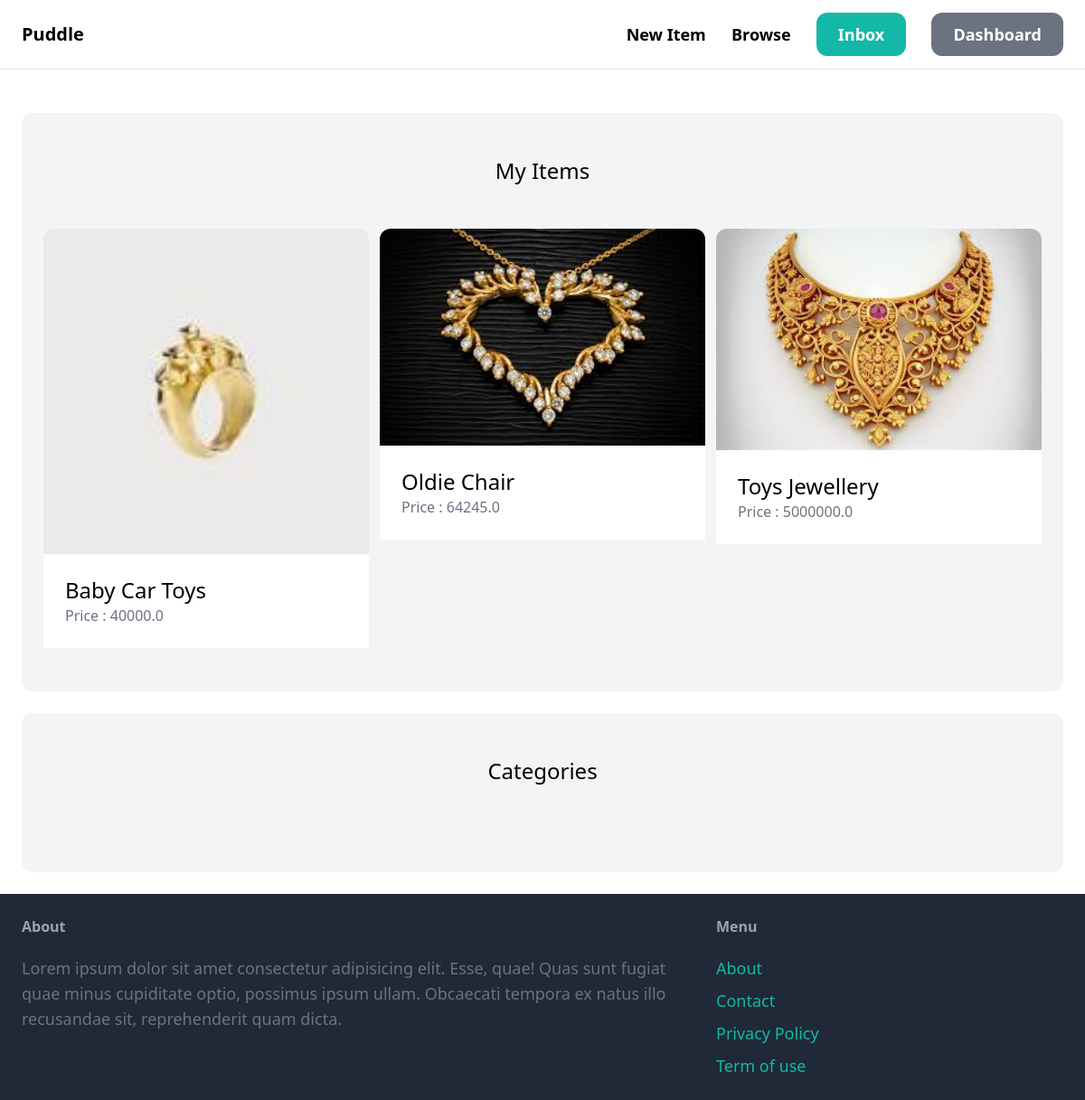
The page /dashboard/ (signed in) on the database its author committed.
### item/models.py (models this page shows, shortened)
class Item(models.Model):
    category = models.ForeignKey(
        Category, related_name="items", on_delete=models.CASCADE
    )
    name = models.CharField(max_length=255)
    description = models.TextField(blank=True, null=True)
    price = models.FloatField()
    image = models.ImageField(upload_to="item_images", blank=True, null=True)
    is_sold = models.BooleanField(default=False)
    created_by = models.ForeignKey(User, related_name="items", on_delete=models.CASCADE)
    created_at = models.DateTimeField(auto_now_add=True)

### dashboard/views.py (the view)
# urls.py: path("", views.index, name="index"),
@login_required
def index(request):
    items = Item.objects.filter(created_by=request.user)
    return render(request, "dashboard/index.html", {"items": items})

### dashboard/templates/dashboard/index.html (shortened to what this page needs)
{% extends "core/base.html" %}
{% block content %}
<div class="mt-6 px-6 py-12 bg-gray-100 rounded-xl">
    <h2 class="mb-12 text-2xl text-center">My Items</h2>
    <div class="grid grid-cols-3 gap-3">
        {% for item in items %}
            <div>
                <a href="{% url 'item:detail' item.id %}">
                    <div>
                        <img alt="item name" src="{{ item.image.url }}" class="w-full rounded-t-xl" />
                    </div>
                    <div class="p-6 bg-white flex-grow">
                        <h2 class="text-2xl">{{ item.name }}</h2>
                        <p class="text-gray-500">Price : {{ item.price }}</p>
                    </div>
                </a>
            </div>
        {% endfor %}
    </div>
</div>
<div class="mt-6 px-6 py-12 bg-gray-100 rounded-xl">
	<h2 class="mb-12 text-2xl text-center">Categories</h2>
</div>
{% endblock %}

### rows shown on the page
Item: image (picture), name "Baby Car Toys", price "40000.0"
Item: image (picture), name "Oldie Chair", price "64245.0"
Item: image (picture), name "Toys Jewellery", price "5000000.0"
